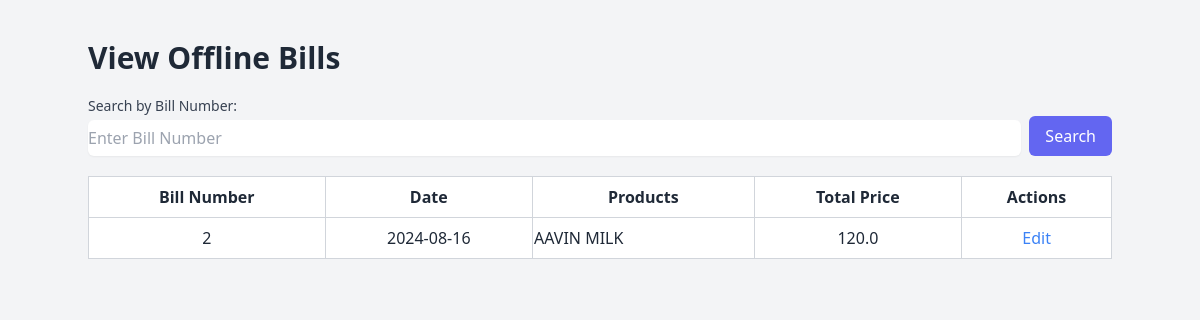
Before: /search_offline_bill?bill_no=2 (signed in) with the older database file.
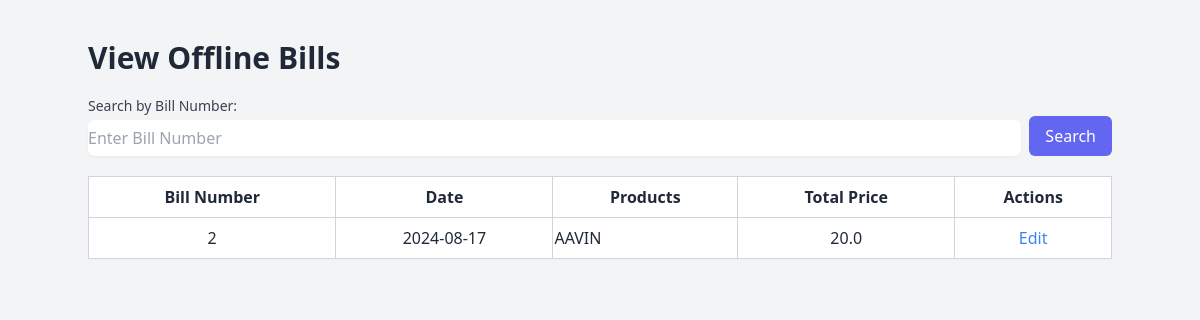
After: the same page with the newer database file.
### models.py (models this page shows, shortened)
class TransactionRecord(db.Model):
    id = db.Column(db.Integer, primary_key=True)
    bill_no = db.Column(db.Integer, unique=True, nullable=False)
    date = db.Column(db.Date, nullable=False, default=datetime.utcnow)
    total_price = db.Column(db.Float, nullable=False)
    billing_mode = db.Column(db.String(10), nullable=False)  # New field to store 'online' or 'offline'
    organisation_id = db.Column(db.Integer, db.ForeignKey('organisation.id'), nullable=False)
    customer_id = db.Column(db.Integer, db.ForeignKey('customer.id'), nullable=True)  # Allow null if no customer info
    items = db.relationship('TransactionItem', backref='transaction', lazy=True)
    customer = db.relationship('Customer', backref='transaction_records')

class TransactionItem(db.Model):
    id = db.Column(db.Integer, primary_key=True)
    transaction_id = db.Column(db.Integer, db.ForeignKey('transaction_record.id'), nullable=False)
    product_id = db.Column(db.Integer, db.ForeignKey('product.id'), nullable=False)
    quantity = db.Column(db.Integer, nullable=False)
    total_price = db.Column(db.Float, nullable=False)

class Product(db.Model):
    id = db.Column(db.Integer, primary_key=True)
    name = db.Column(db.String(100), nullable=False)
    SKU = db.Column(db.String(50), nullable=False)
    net_price = db.Column(db.Float, nullable=False)
    selling_price = db.Column(db.Float, nullable=False)
    quantity = db.Column(db.Integer, nullable=False)
    seller = db.Column(db.String(100), nullable=False)
    organisation_id = db.Column(db.Integer, db.ForeignKey('organisation.id'), nullable=False)
    category_id = db.Column(db.Integer, db.ForeignKey('product_category.id'), nullable=True)  # Allow null if category not mandatory
    inventory = db.relationship('Inventory', backref='product', lazy=True)

### blueprints/billing.py (the view)
@billing_bp.route('/search_offline_bill', methods=['GET'])
def search_offline_bill():
    organisation_id = session.get('organisation_id')
    if not organisation_id:
        flash('User is not logged in!', 'danger')
        return redirect(url_for('auth.login'))
    bill_no = request.args.get('bill_no')
    bills = []
    bill_items_dict = {}
    if bill_no:
        bills = TransactionRecord.query.filter_by(
            organisation_id=organisation_id,
            billing_mode='offline',
            bill_no=bill_no
        ).all()
        if bills:
            bill_ids = [bill.id for bill in bills]
            bill_items = db.session.query(
                TransactionItem,
                Product.name.label('product_name'),
                Product.SKU.label('product_sku')
            ).join(Product, TransactionItem.product_id == Product.id).filter(
                TransactionItem.transaction_id.in_(bill_ids)
            ).all()
            for item in bill_items:
                if item.TransactionItem.transaction_id not in bill_items_dict:
                    bill_items_dict[item.TransactionItem.transaction_id] = []
                bill_items_dict[item.TransactionItem.transaction_id].append(item)
    return render_template('view_offline_bills.html', bills=bills, bill_items_dict=bill_items_dict)

### templates/view_offline_bills.html (shortened to what this page needs)
<!DOCTYPE html>
<html lang="en">
<head>
    <link href="https://cdn.jsdelivr.net/npm/tailwindcss@2.2.19/dist/tailwind.min.css" rel="stylesheet">
</head>
<body class="bg-gray-100 text-gray-800">
    <div class="container mx-auto mt-10">
        <h1 class="text-3xl font-bold mb-5">View Offline Bills</h1>
        <form method="GET" action="{{ url_for('billing.search_offline_bill') }}" class="mb-5">
            <label for="bill_no" class="block text-sm font-medium text-gray-700">Search by Bill Number:</label>
            <div class="flex">
                <input type="text" name="bill_no" id="bill_no" class="mt-1 block w-full rounded-md border-gray-300 shadow-sm" placeholder="Enter Bill Number" required>
                <button type="submit" class="ml-2 bg-indigo-500 text-white px-4 py-2 rounded-md">Search</button>
            </div>
        </form>
        <table class="min-w-full bg-white border-collapse">
            <thead>
                <tr>
                    <th class="py-2 border border-gray-300">Bill Number</th>
                    <th class="py-2 border border-gray-300">Date</th>
                    <th class="py-2 border border-gray-300">Products</th>
                    <th class="py-2 border border-gray-300">Total Price</th>
                    <th class="py-2 border border-gray-300">Actions</th>
                </tr>
            </thead>
            <tbody>
                {% if bills %}
                    {% for bill in bills %}
                    <tr>
                        <td class="py-2 text-center border border-gray-300">{{ bill.bill_no }}</td>
                        <td class="py-2 text-center border border-gray-300">{{ bill.date }}</td>
                        <td class="py-2 border border-gray-300">
                            <ul>
                                {% for item in bill_items_dict[bill.id] %}
                                <li>
                                    {{ item.product_name }}
                                </li>
                                {% endfor %}
                            </ul>
                        </td>
                        <td class="py-2 text-center border border-gray-300">{{ bill.total_price }}</td>
                        <td class="py-2 text-center border border-gray-300">
                            <a href="{{ url_for('billing.edit_offline_bill', bill_id=bill.id) }}" class="text-blue-500">Edit</a>
                        </td>
                    </tr>
                    {% endfor %}
                {% else %}
                    <tr>
                        <td colspan="5" class="py-2 text-center border border-gray-300">No bills found.</td>
                    </tr>
                {% endif %}
            </tbody>
        </table>
    </div>
</body>
</html>

Changed rows visible on the page:
removed TransactionItem: product_name "AAVIN MILK"
changed TransactionRecord: date "2024-08-16" → "2024-08-17"; total_price "120.0" → "20.0"
added TransactionItem: product_name "AAVIN"
